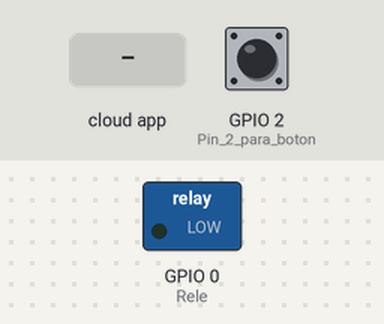
This sketch was run on a simulated ESP8266 (NodeMCU). Parts: switched loads named in the sketch (green lamp = pin HIGH). Dashed ring = blinking. The test bench sets the inputs (shaded band); at power-on: GPIO 2 (Pin_2_para_boton) HIGH. WiFi joins after 1.5 s; servers stay silent unless stated; the Firebase database answers and starts empty.

Above: at 6.7 s.
6.8 s: GPIO 2 (Pin_2_para_boton) pulled LOW for 3.2 s
At 8.1 s:
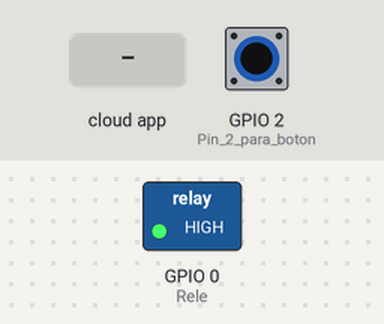
11.7 s: GPIO 2 (Pin_2_para_boton) pulled LOW for 0.15 s
At 12.7 s:
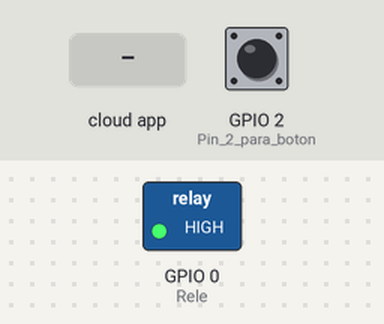
13.5 s: the phone or cloud app sets Led1Status to 1
At 14.0 s:
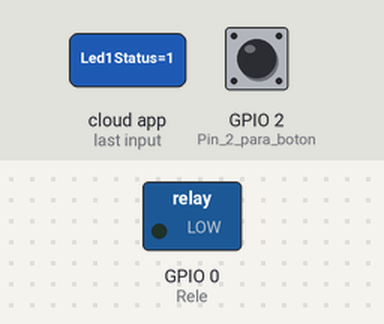
Timing chart, 0 to 16.5 s (numbered marks = the images above; inputs shaded):
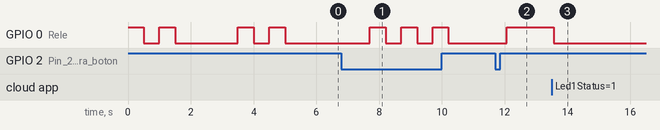

The sketch:

Esp8266_Aprobado_01_02_23.ino
```cpp
//Librerias
#include <FirebaseESP8266.h>
#include <ESP8266WiFi.h>
#include <Espalexa.h>

//___________________________________________________________________________________________________________________________________
//Wifi
#define WIFI_SSID "TP-Link_6070"    //Nombre de WIFI.
#define WIFI_PASSWORD "84867988"    //PASSWORD.

//FireBase
#define FIREBASE_HOST "esp32-1-eeafc-default-rtdb.firebaseio.com"   //FireBase url.
#define FIREBASE_AUTH "mCoEtvu3R1BJoeiixKE5dbohGvnTGl4C2aH2d6mY"    //FireBase Codigo base de datos.
FirebaseData firebaseData;

//Alexa
Espalexa Alexa;
//___________________________________________________________________________________________________________________________________

#define Rele 0
//___________________________________________________________________________________________________________________________________
boolean ConectarWifi();

void boton();

void alexa(uint8_t RxAlexa);

void FireBase_enviar();
void FireBase_loop();

void rele();

//___________________________________________________________________________________________________________________________________
bool estadoR=0, estadoFB=0, estadoW=1;
int flag=0;
//___________________________________________________________________________________________________________________________________


void setup() {
  pinMode(2,INPUT_PULLUP);      //Pin 2 para boton.
  pinMode(Rele,OUTPUT);            //Pin 0 es para rele.

  ConectarWifi();         //Inicio conexión WIFI

  //Conectar a base de datos.
  if (ConectarWifi){
    Firebase.begin(FIREBASE_HOST, FIREBASE_AUTH);
    Firebase.reconnectWiFi(true);
    //Serial.println("Conectado de base de datos...");

    Alexa.addDevice("Prueba2", alexa);

    }
  else{
    //Serial.println("No Conectado de base de datos...");
    }

    Alexa.begin();
}

void loop() {
  boton();
  Alexa.loop();
  FireBase_loop();

  switch (flag){
  case 1:{//boton
     estadoR=!estadoR;
     rele();
     FireBase_enviar();
     flag=0;
     break;
    }
  case 2:{//alexa
     rele();
     FireBase_enviar();
     flag=0;
     break;
    }
  case 3:{//FireBase
     rele();
     FireBase_enviar();
     flag=0;
     break;
    }
  }
}


void boton(){
  if (digitalRead(2)==0){
    delay(200);
    flag=1;
  }
}

void alexa(uint8_t RxAlexa){
    if (RxAlexa == 255) {
      estadoR=true;
    }
    else if (RxAlexa == 0) {
      estadoR=false;
    }
    flag=2;
}


void rele(){
  if (estadoR==0){
      digitalWrite(0,1);
    }
  else{
       digitalWrite(0,0);
    }
}

void FireBase_enviar(){
  if(estadoR==1){
    Firebase.setBool(firebaseData,"/Led1Status",true);
  }
  else if(estadoR==0){
    Firebase.setBool(firebaseData,"/Led1Status",false);
  }
}

void FireBase_loop(){
  if (estadoW==1){
      Firebase.getBool(firebaseData, "/Led1Status");
      estadoFB = firebaseData.boolData();
      if (estadoR!=estadoFB){
          estadoR=estadoFB;
          flag=3;
        }
    }
}


boolean ConectarWifi(){
  digitalWrite(0,1);
    delay(500);
    digitalWrite(0,0);
    delay(500);
    digitalWrite(0,1);
    delay(500);
    digitalWrite(0,0);
    delay(500);

  estadoW = true;  //Variable para saber estado de wifi
  int i = 0;

  WiFi.mode(WIFI_STA);   //Modo estación
  WiFi.begin(WIFI_SSID, WIFI_PASSWORD);   //Cargar nombre y contraseña
  //Serial.println("");
 //Serial.println("Conectar WiFi");

  // Esperando conexión.
  //Serial.print("Conectando...");
  while (WiFi.status() != WL_CONNECTED) {
    delay(500);
    //Serial.print(".");
    if (i > 50){
      estadoW = false; break;
    }
    i++;
  }
 // Serial.println("");
  if (estadoW){
    /*Serial.print("Conectado a ");
    Serial.println(WIFI_SSID);
    Serial.print("IP Dirección: ");
    Serial.println(WiFi.localIP());*/
    digitalWrite(0,1);
    delay(500);
    digitalWrite(0,0);
    delay(500);
    digitalWrite(0,1);
    delay(500);
    digitalWrite(0,0);
    delay(500);
  }
  else {
    //Serial.println("Coneción fallida.");
    digitalWrite(0,1);
  }
  return estadoW;
}
```

Measured:
- after the input at 6.8 s, GPIO 0 (Rele): alternates HIGH for 0.50 s and LOW for 0.50 s, 6 changes in all, then stays LOW, starting after 0.91 s
- after the input at 11.7 s, GPIO 0 (Rele): LOW → HIGH after 0.36 s
- after the input at 13.5 s, GPIO 0 (Rele): HIGH → LOW after 0.06 s
